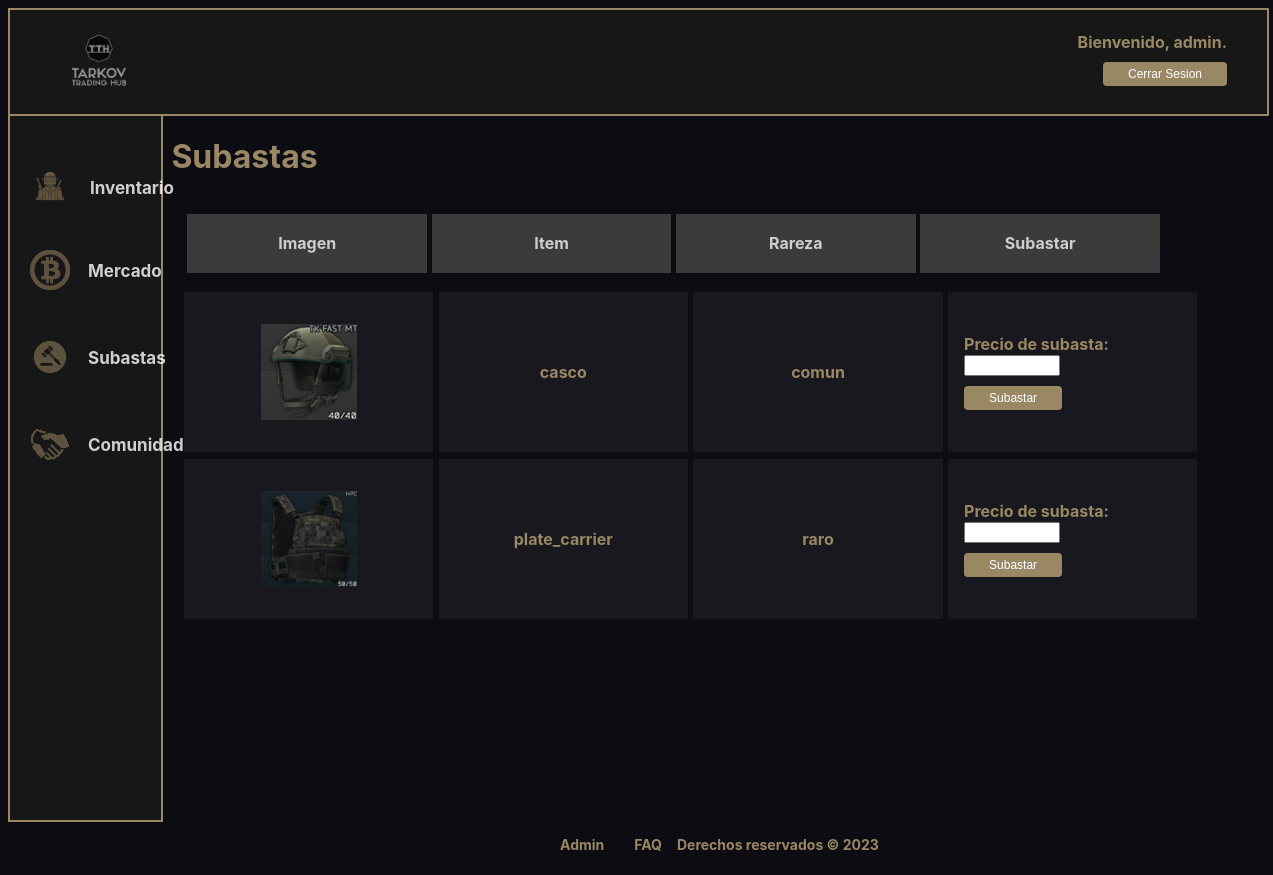
Screenshot of /subastas.php?id=subastar (signed in) with the database file from the repository.
### tables this page shows
CREATE TABLE `inventario_usuario` (
  `id_usuario` int(255) NOT NULL,
  `id_inv` int(10) NOT NULL,
  `nombre_item` varchar(255) NOT NULL,
  `pos_x` int(10) NOT NULL,
  `pos_y` int(10) NOT NULL
);

CREATE TABLE `items` (
  `nombre` varchar(255) NOT NULL,
  `rareza` varchar(255) NOT NULL,
  `tamaño_inventario` varchar(255) NOT NULL,
  `filas` int(10) NOT NULL,
  `columnas` int(10) NOT NULL
);

### includes/src/clases/Item.php (called while the page is built, shortened)
<?php
class Item {
    public static function listarInventario($idUsuario) {
        $conn = Aplicacion::getInstance()->getConexionBd();
        $inventario = [];
        $sql = sprintf("SELECT *
                        FROM inventario_usuario ui
                        JOIN items i ON ui.nombre_item = i.nombre
                        WHERE ui.id_usuario='%s'",
                        $conn->real_escape_string($idUsuario)
        );
        $result = $conn->query($sql);
        if($result->num_rows > 0) {
            while($row = $result->fetch_assoc()) {
                $inventario[] = new Item($row['nombre'], $row['rareza'],$row['tamaño_inventario'], $row['filas'],$row['columnas'],$row['pos_x'],$row['pos_y']);
            }
        }
        return $inventario;
    }
    private $nombre;
    private $rareza;
    private function __construct($nombre, $rareza,$tamaño_inventario, $filas, $columnas,$pos_x,$pos_y) {
        $this->nombre = $nombre;
        $this->rareza = $rareza;
    }
    public function getNombre() {
        return $this->nombre;
    }
    public function getRareza() {
        return $this->rareza;
    }
}

### includes/src/Aplicacion.php (called while the page is built, shortened)
<?php
class Aplicacion
{
    private static $instancia;
    public static function getInstance()
    {
        if (!self::$instancia instanceof self) {
            self::$instancia = new static();
        }
        return self::$instancia;
    }
    private $dirInstalacion;
    private $inicializada;
    private $rutaRaizApp;
    private function __construct()
    {
        $this->inicializada = false;
    }
    public function init($bdDatosConexion, $rutaApp = '/', $dirInstalacion = __DIR__)
    {
        if (!$this->inicializada) {
            $this->rutaRaizApp = $rutaApp;
            $tamRutaRaizApp = mb_strlen($this->rutaRaizApp);
            if ($tamRutaRaizApp > 0 && mb_substr($this->rutaRaizApp, $tamRutaRaizApp-1, 1) === '/') {
                $this->rutaRaizApp = mb_substr($this->rutaRaizApp, 0, $tamRutaRaizApp - 1);
            }
            $this->dirInstalacion = $dirInstalacion;
            $this->inicializada = true;
        }
    }
    public function resuelve($path = '')
    {
        $rutaAppLongitudPrefijo = mb_strlen($this->rutaRaizApp);
        if (mb_substr($path, 0, $rutaAppLongitudPrefijo) === $this->rutaRaizApp) {
            return $path;
        }
        return $this->rutaRaizApp . $path;
    }
    private function doIncludeInterna($path, &$params)
    {
        include($this->dirInstalacion . $path);
    }
    public function generaVista(string $rutaVista, &$params)
    {
        $params['app'] = $this;
        $rutaVista = "/vistas{$rutaVista}";
        $this->doIncludeInterna($rutaVista, $params);
    }
}

### includes/config.php (called while the page is built, shortened)
<?php
spl_autoload_register(function ($class) {
    $prefix = 'es\\ucm\\fdi\\aw\\';
    $base_dir = implode(DIRECTORY_SEPARATOR, [__DIR__, 'src','']);
    $len = strlen($prefix);
    $relative_class = substr($class, $len);
    $file = $base_dir . str_replace('\\', '/', $relative_class) . '.php';
});

### includes/src/mostrar_subastas.php (the view, shortened to what this page needs)
<?php
function muestra_inventario()
{
    $html = listarItems($_SESSION['idUsuario']);
    echo $html;
}
function listarItems($idUsuario)
{
    $listaItems = Item::listarInventario($idUsuario);
    $items = '';
    foreach ($listaItems as $item) {
        $formularioSubastas = new FormularioSubastas($item, $idUsuario);
        $botonSubastar = $formularioSubastas->gestiona();
        $items .= <<<EOS
        <div class="item">
            <div class="foto_item">
                <img src='./css/img/img_items/{$item->getNombre()}.png' alt='{$item->getNombre()}'/>
            </div>
            <div class="nombre_item">
                {$item->getNombre()}
            </div>
            <div class="rareza">
                {$item->getRareza()}
            </div>
            <div class="subastar_item">
                {$botonSubastar}
            </div>
        </div>
        EOS;
    }
    $html = <<<EOS
    <div class="guia">
        <div class = "div-opacidad">Imagen</div>
        <div class = "div-opacidad">Item</div>
        <div class = "div-opacidad">Rareza</div>
        <div class = "div-opacidad">Subastar</div>
    </div>
    <div class="lista_items">
        {$items}
    </div>
    EOS;
    return $html;
}
?>

### includes/src/clases/usuarios/FormularioSubastas.php (shortened to what this page needs)
<?php
class FormularioSubastas extends Formulario
{
    protected function generaCamposFormulario(&$datos)
    {
        $camposFormulario = <<<EOS
        <div><label>Precio de subasta:</label>
        <input type="number" min="1" max="9999" step="0.01" name="precioSubasta" required/></div>
        <button class="btn" type="submit" name="subastar">Subastar</button>
        EOS;
        return $camposFormulario;
    }
}
?>

### css/subastas.css (style rules this page uses)
body { background: #0c0c12; color: #9a8865; font-family: bender, Source Sans Pro, -apple-system, BlinkMacSystemFont, Segoe UI, Roboto, Helvetica Neue, Arial, sans-serif; font-weight: 700; }
.foto_item img { width: 12vh; }
.guia { display: flex; justify-content: space-between; color: white; padding: 1em; font-weight: bold; opacity: 80%; margin-right: 7.7%; }
.guia div { background-color: #474747; text-align: center; padding: 2% 2%; }
.guia > div { width: 25%; margin-right: 0.5%; }
.item { display: flex; align-items: stretch; margin-left: 0.65%; margin-right: 0%; }
.item .foto_item, .item .nombre_item, .item .nombre_usuario, .item .rareza, .item .precio_item, .item .pujar_item, .item .subastar_item { width: 20%; height: 8em; min-height: 8em; max-height: 8em; min-width: 15%; max-width: 20%; margin: 0.3%; padding: 1em; margin-left: 0.5%; margin-right: 0%; display: flex; align-items: center; justify-content: center; background-color: hsla(0, 0%, 100%, 0.05); }

### css/cabecera.css (style rules this page uses)
body { overflow-x: hidden; font-family: bender,Source Sans Pro,-apple-system,BlinkMacSystemFont,Segoe UI,Roboto,Helvetica Neue,Arial,sans-serif; font-weight: 700; }
.btn { font-size: 12px; background-color: #9a8865; color: white; padding: 5px 25px; border: none; border-radius: 4px; cursor: pointer; margin-top: 10px; }

### rows the page displays
inventario_usuario: nombre_item.nombre (picture), nombre_item.nombre "casco", nombre_item.rareza "comun"
inventario_usuario: nombre_item.nombre (picture), nombre_item.nombre "plate_carrier", nombre_item.rareza "raro"

### other values shown
mostrarSaludo() "Bienvenido, admin."
